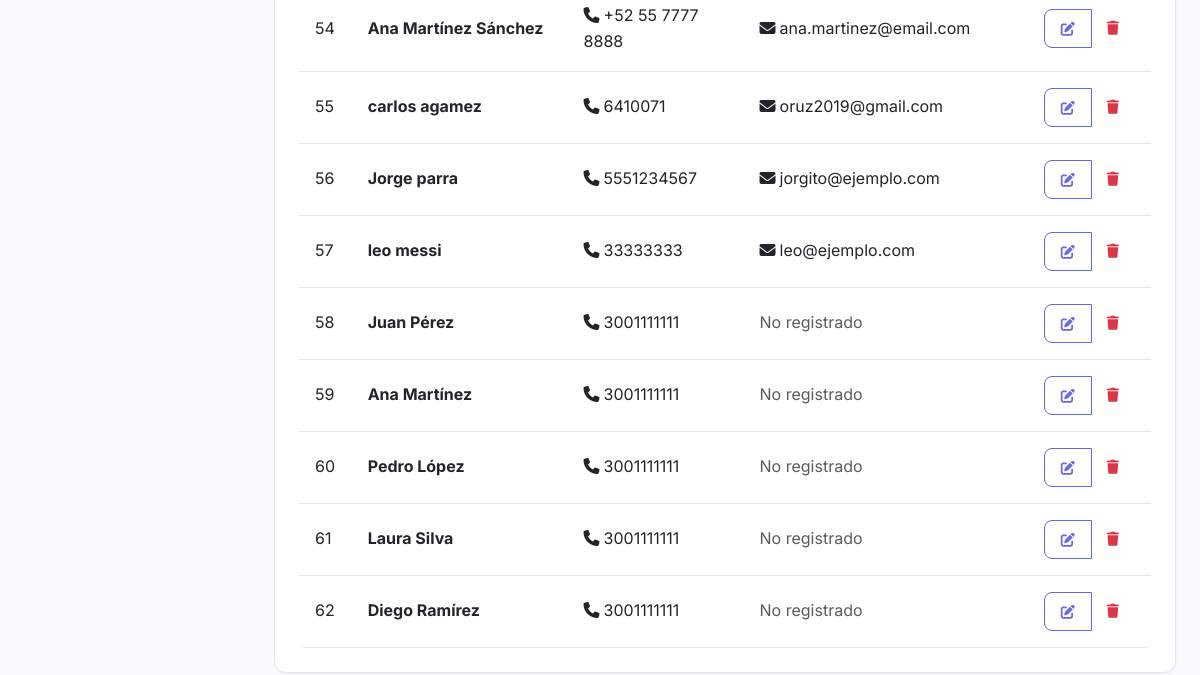
The page /clientes/ (signed in, lower part) on the database as committed earlier.
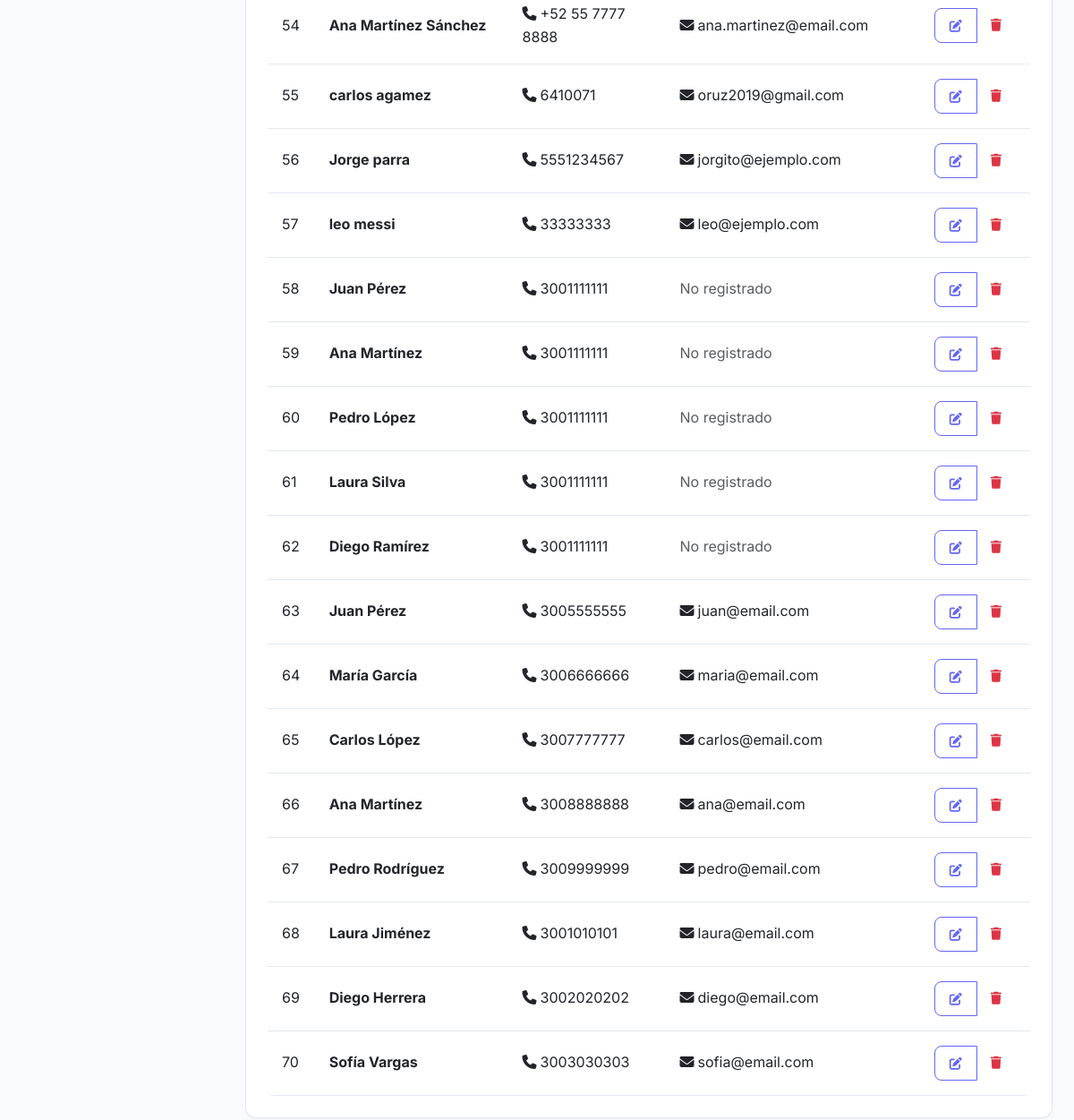
The same page on the database as committed later.
### core/models.py (models this page shows, shortened)
class Cliente(models.Model):
    nombre = models.CharField(max_length=200)
    telefono = models.CharField(max_length=20, blank=True)
    email = models.EmailField(unique=True, blank=True, null=True)
    razon_social = models.CharField(max_length=200, blank=True)
    direccion = models.CharField(max_length=200, blank=True)

### core/views.py (the view)
# urls.py: path('clientes/', views.cliente_list, name='cliente_list'),
@login_required
def cliente_list(request):
    search = request.GET.get('search', '')
    clientes = Cliente.objects.all()
    if search:
        clientes = clientes.filter(
            Q(nombre__icontains=search) |
            Q(email__icontains=search) |
            Q(telefono__icontains=search)
        )
    return render(request, 'clientes/list.html', {
        'clientes': clientes,
        'search': search
    })

### core/templates/clientes/list.html (shortened to what this page needs)
{% extends 'base.html' %}
{% block content %}
<div class="card">
    <div class="card-body">
        {% if clientes %}
        <div class="table-responsive">
            <table class="table table-hover">
                <tbody>
                    {% for cliente in clientes %}
                    <tr>
                        <td>{{ cliente.id }}</td>
                        <td>
                            <strong>{{ cliente.nombre }}</strong>
                        </td>
                        <td>
                            {% if cliente.telefono %}
                                <i class="fas fa-phone me-1"></i>{{ cliente.telefono }}
                            {% else %}
                                <span class="text-muted">No registrado</span>
                            {% endif %}
                        </td>
                        <td>
                            {% if cliente.email %}
                                <i class="fas fa-envelope me-1"></i>{{ cliente.email }}
                            {% else %}
                                <span class="text-muted">No registrado</span>
                            {% endif %}
                        </td>
                        <td>
                            <div class="btn-group" role="group">
                                <a href="{% url 'cliente_edit' cliente.id %}"
                                   class="btn btn-sm btn-outline-primary" title="Editar">
                                    <i class="fas fa-edit"></i>
                                </a>
                                <a href="{% url 'cliente_delete' cliente.id %}"
                                   class="btn btn-sm btn-outline-danger" title="Eliminar">
                                    <i class="fas fa-trash"></i>
                                </a>
                            </div>
                        </td>
                    </tr>
                    {% endfor %}
                </tbody>
            </table>
        </div>
        {% endif %}
    </div>
</div>
{% endblock %}

Rows that differ between the two databases and show on the page:
added Cliente: id "63", nombre "Juan Pérez", telefono "3005555555", email "juan@email.com"
added Cliente: id "64", nombre "María García", telefono "3006666666", email "maria@email.com"
added Cliente: id "65", nombre "Carlos López", telefono "3007777777", email "carlos@email.com"
added Cliente: id "66", nombre "Ana Martínez", telefono "3008888888", email "ana@email.com"
added Cliente: id "67", nombre "Pedro Rodríguez", telefono "3009999999", email "pedro@email.com"
added Cliente: id "68", nombre "Laura Jiménez", telefono "3001010101", email "laura@email.com"
added Cliente: id "69", nombre "Diego Herrera", telefono "3002020202", email "diego@email.com"
added Cliente: id "70", nombre "Sofía Vargas", telefono "3003030303", email "sofia@email.com"
